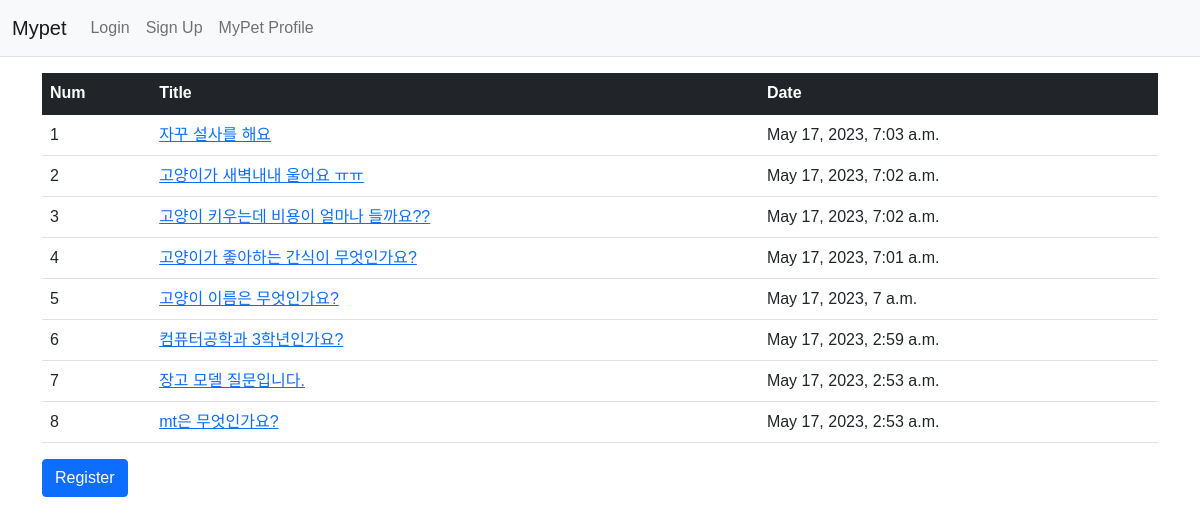
Screenshot of /mypet/ with the database file from the repository.
### mypet/models.py (models this page shows, shortened)
class Question(models.Model):
    subject = models.CharField(max_length=200)
    content = models.TextField()
    create_date = models.DateTimeField()

### mypet/views.py (the view)
# urls.py: path('', views.index, name='index'),  # '/' �� �ش�Ǵ� path
def index(request):
    question_list = Question.objects.order_by('-create_date')
    context = {'question_list': question_list}
    return render(request, 'mypet/question_list.html', context)

### templates/mypet/question_list.html
{% extends 'base.html' %} {% block content %}
<div class="container my-3">
  <table class="table">
    <thead>
      <tr class="table-dark">
        <th>Num</th>
        <th>Title</th>
        <th>Date</th>
      </tr>
    </thead>
    <tbody>
      {% if question_list %} {% for question in question_list %}
      <tr>
        <td>{{ forloop.counter }}</td>
        <td>
          <a href="{% url 'mypet:detail' question.id %}"
            >{{ question.subject }}</a
          >
        </td>
        <td>{{ question.create_date }}</td>
      </tr>
      {% endfor %} {% else %}
      <tr>
        <td colspan="3">No Question.</td>
      </tr>
      {% endif %}
    </tbody>
  </table>
  <a href="{% url 'mypet:question_create' %}" class="btn btn-primary"
    >Register</a
  >
</div>
{% endblock %}

### templates/base.html (shortened to what this page needs)
{% load static %}
<!DOCTYPE html>
<html lang="ko">
  <head>
    <link
      rel="stylesheet"
      type="text/css"
      href="{% static 'bootstrap.min.css' %}"
    />
    <link
      rel="stylesheet"
      type="text/css"
      href="{% static 'petprofile.css' %}"
    />
  </head>
  <body>
    {% include "navbar.html" %}
    {% block content %} {% endblock %}
  </body>
</html>

### templates/navbar.html (shortened to what this page needs)
<nav class="navbar navbar-expand-lg navbar-light bg-light border-bottom">
  <div class="container-fluid">
    <a class="navbar-brand" href="{% url 'mypet:index' %}">Mypet</a>
    <div class="collapse navbar-collapse" id="navbarSupportedContent">
      <ul class="navbar-nav me-auto mb-2 mb-lg-0">
        <li class="nav-item">
          {% if user.is_authenticated %}
          <a class="nav-link" href="{% url 'common:logout' %}"
            >{{ user.username }} (Logout)</a
          >
          {% else %}
          <a class="nav-link" href="{% url 'common:login' %}">Login</a>
          {% endif %}
        </li>
        <li>
          {% if not user.is_authenticated %}
          <a class="nav-link" href="{% url 'common:signup' %}">Sign Up</a>
          {% endif %}
        </li>
        <li>
          <a class="nav-link" href="{% url 'common:petprofile' %}"
            >MyPet Profile</a
          >
        </li>
      </ul>
    </div>
  </div>
</nav>

### static/petprofile.css (style rules this page uses)
* { margin: 0; padding: 0; box-sizing: border-box; font-family: Arial, sans-serif; }

### rows the page displays
Question: subject "자꾸 설사를 해요", create_date "May 17, 2023, 7:03 a.m."
Question: subject "고양이가 새벽내내 울어요 ㅠㅠ", create_date "May 17, 2023, 7:02 a.m."
Question: subject "고양이 키우는데 비용이 얼마나 들까요??", create_date "May 17, 2023, 7:02 a.m."
Question: subject "고양이가 좋아하는 간식이 무엇인가요?", create_date "May 17, 2023, 7:01 a.m."
Question: subject "고양이 이름은 무엇인가요?", create_date "May 17, 2023, 7 a.m."
Question: subject "컴퓨터공학과 3학년인가요?", create_date "May 17, 2023, 2:59 a.m."
Question: subject "장고 모델 질문입니다.", create_date "May 17, 2023, 2:53 a.m."
Question: subject "mt은 무엇인가요?", create_date "May 17, 2023, 2:53 a.m."
